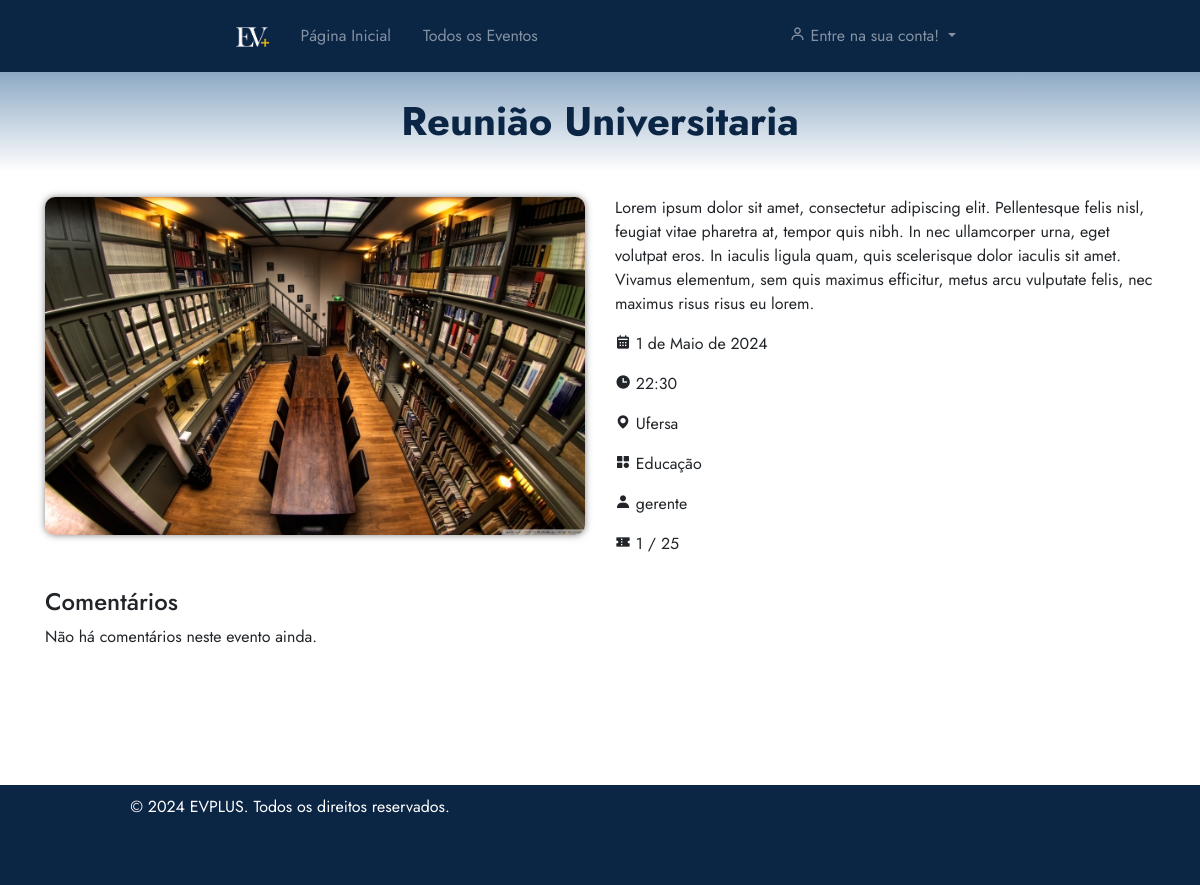
Page /eventos/detalhes/54/ on the earlier database version.
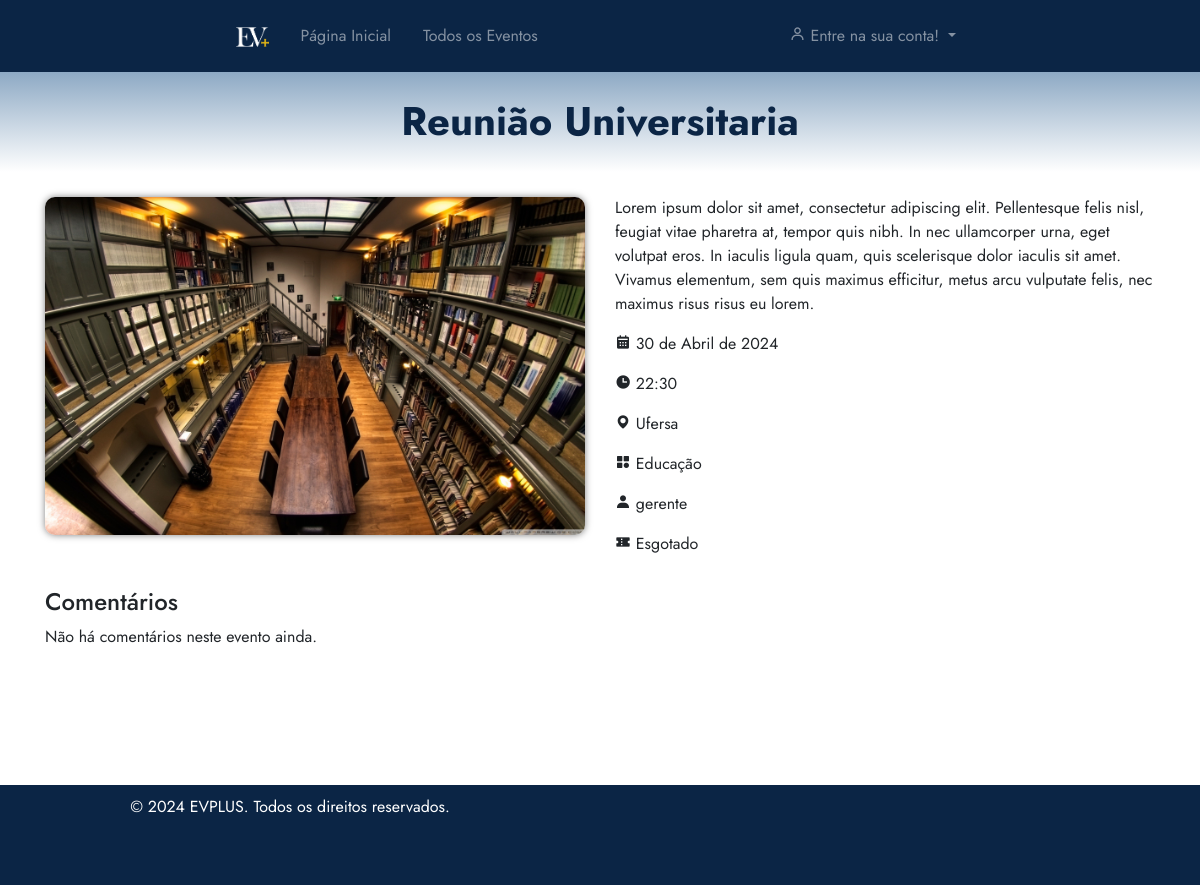
Same page on the later database version.
### eventos/models.py (models this page shows, shortened)
class Evento(models.Model):
    user = models.ForeignKey(User, on_delete=models.CASCADE)
    clients = models.ManyToManyField(User, through='Inscricao', related_name='eventos')
    name = models.CharField(max_length=100)
    description = models.TextField()
    local = models.CharField(max_length=100)
    date = models.DateField()
    time = models.TimeField()
    category = models.CharField(max_length=100)
    banner = models.ImageField(null=True, blank=True, upload_to='banners/')
    limite_inscricoes = models.PositiveIntegerField(null=True, blank=True, verbose_name="Limite de Inscrições")
    finalizado = models.BooleanField(default=False)
    certificados = models.ManyToManyField(User, through='Certificado', related_name='eventos_certificados')
    avaliacoes = models.ManyToManyField(User, through='Avaliacao', related_name='eventos_avaliados')

### eventos/views.py (the view)
# urls.py: path('detalhes/<int:id>/', views.detalhesEvento, name='detalhes_evento'),
def detalhesEvento(request, id):
    evento = get_object_or_404(Evento, id=id)
    comentarios = Avaliacao.objects.filter(evento=evento)
    media_notas = comentarios.aggregate(media=Avg('nota'))['media']
    if request.user.is_authenticated:
        avaliacao_usuario = Avaliacao.objects.filter(evento=evento, user=request.user).first()
    else:
        avaliacao_usuario = None
    permitir_avaliacao = True if not avaliacao_usuario else False
    return render(request, 'visualizarEvento.html', {'evento': evento, 'comentarios': comentarios, 'media_notas': media_notas})

### eventos/templates/visualizarEvento.html (shortened to what this page needs)
{% extends 'base.html' %}
{% load static %}
{% block 'head' %}
    <link rel="stylesheet" href="{% static 'eventos/css/visualizarEvento.css' %}">
{% endblock %}
{% block 'dashboard' %}
    <div class="container">
        <div class="row">
            <div class="col-md-6">
                {% if evento.banner %}
                    <img src="{{ evento.banner.url }}" alt="Banner do Evento" class="img-fluid">
                {% else %}
                    <img src="{% static 'images/placeholder10.jpg' %}" alt="Banner do Evento" class="img-fluid">
                {% endif %}
            </div>
            <div class="col-md-6">
                <div class="row mt-4">
                    <div class="col-md-12">
                        <p>{{ evento.description }}</p>
                        <p><i class='bx bxs-calendar'></i> {{ evento.date }}</p>
                        <p><i class='bx bxs-time'></i> {{ evento.time }}</p>
                        <p><i class='bx bxs-map'></i> {{ evento.local }}</p>
                        <p><i class='bx bxs-category'></i> {{ evento.category }}</p>
                        <p><i class='bx bxs-user'></i> {{ evento.user }}</p>
                        {% if evento.limite_inscricoes %}
                            {% if evento.limite_inscricoes == -1 %}
                                <p><i class='bx bxs-coupon'></i> Não possui limite de inscrições</p>
                            {% elif evento.clients.count >= evento.limite_inscricoes %}
                                <p><i class='bx bxs-coupon'></i> Esgotado</p>
                            {% else %}
                                <p><i class='bx bxs-coupon'></i> {{ evento.clients.count }} / {{ evento.limite_inscricoes }}</p>
                            {% endif %}
                        {% else %}
                            <p><i class='bx bxs-coupon'></i> Não possui limite de inscrições</p>
                        {% endif %}
                    </div>
                </div>
            </div>
        </div>
    </div>
    <div class="container">
        <div class="row" style="margin-bottom: 120px;">
            <div class="col-md-12">
                <h4>Comentários</h4>
                <ul>
                    {% for avaliacao in comentarios %}
                        <li id="comentario-{{ avaliacao.id }}">
                            <div id="visualizar-comentario-{{ avaliacao.id }}">
                                <p><i class='bx bxs-user'></i> {{ avaliacao.user.username }}:   <i class='bx bxs-star'></i> {{ avaliacao.nota }}</p>
                                <p><i class='bx bx-comment-detail'></i> {{ avaliacao.comentario }}</p>
                                {% if request.user == avaliacao.user %}
                                <form action="{% url 'eventos:deletar_avaliacao' avaliacao.id %}" method="post" style="display: inline;">
                                    {% csrf_token %}
                                    <button type="submit" class="btn btn-danger btn-sm" style="margin-bottom: 15px;">Deletar</button>
                                </form>
                            {% endif %}
                            </div>
                        </li>
                    {% empty %}
                        <p>Não há comentários neste evento ainda.</p>
                    {% endfor %}
                </ul>
            </div>
        </div>
    </div>
{% endblock %}

### templates/base.html (shortened to what this page needs)
{% load static %}
<!doctype html>
<html lang="pt-BR">
<head>
  <link rel="stylesheet" href="https://cdn.jsdelivr.net/npm/bootstrap@4.6.1/dist/css/bootstrap.min.css">
  <link rel="stylesheet" href="{% static 'general/css/base.css' %}">
  <link rel="stylesheet" href="{% static 'general/css/general.css' %}">
  <link href='https://unpkg.com/boxicons@2.0.7/css/boxicons.min.css' rel='stylesheet'>
  {% block 'head' %}{% endblock %}
</head>
<body>
  <nav class="navbar navbar-expand-lg navbar-dark p-3">
    <div class="container-fluid">
      <a class="navbar-brand" href="{% url 'home' %}" style="margin-left: 205px;">
        <img src="{% static 'images/LOGO.png' %}" alt="Logo" class="logo">
      </a>
      <div class="collapse navbar-collapse" id="navbarSupportedContent">
        <ul class="navbar-nav mr-auto">
          <li class="nav-item">
            <a class="nav-link mx-2" href="{% url 'home' %}">Página Inicial</a>
          </li>
          <li class="nav-item">
            <a class="nav-link mx-2" href="{% url 'eventos:todos_eventos' %}">Todos os Eventos</a>
          </li>
        </ul>
        <ul class="navbar-nav ml-auto" style="margin-right: 205px;">
          <li class="nav-item dropdown">
            <a class="nav-link dropdown-toggle" href="#" id="navbarDropdown" role="button" data-toggle="dropdown" aria-haspopup="true" aria-expanded="false">
              <i class='bx bx-user'></i>
              {% if user.is_authenticated %}
                {{ user.username }}
              {% else %}
                <span class="logged-out-indicator">Entre na sua conta!</span>
              {% endif %}
            </a>
          </li>
        </ul>
      </div>
    </div>
  </nav>
  <section class="home-section">
    <div class="page-topo" id="page-topo">
      <h1 class="main-title" id="page-topo-title"></h1>
    </div>
    {% block 'dashboard' %}
    {% endblock %}
  </section>
  <footer class="footer">
    <div class="container">
        <div class="row">
            <div class="col-md-6">
                <p style="margin-right: 50px;">&copy; 2024 EVPLUS. Todos os direitos reservados.</p>
            </div>
        </div>
    </div>
  </footer>
</body>
</html>

### templates/static/general/css/base.css (style rules this page uses)
* { margin: 0; padding: 0; box-sizing: border-box; font-family: "Jost" , sans-serif; }
.main-title { position: relative; color: var(--dark-color); font-size: 40px; top: 25px; font-weight: bold; text-align: center; z-index: 3; }
.page-topo { position: relative; margin-left: 0px; width: 100%; height: 100px; background-image: linear-gradient(to bottom, var(--main-color), white); z-index: 2; }
.logo { max-height: 20px; transition: max-height 0.5s ease; }
.footer { position: relative; bottom: 0; width: 100%; height: 100px; background-color: var(--dark-color); color: white; text-align: center; padding-top: 10px; margin-top: 20px; }
.navbar { --dark-color: #0b2545; background-color: var(--dark-color); }

### templates/static/general/css/general.css (style rules this page uses)
:root { --main-color: #8da9c4; --dark-color: #0b2545; --light-color: #eef4ed; --contrast-color: #467afd; --differential-color: #134074; }

### templates/static/eventos/css/visualizarEvento.css (style rules this page uses)
.img-fluid { margin-top: 25px; max-width: 100%; border-radius: 10px; box-shadow: 0 0 7px rgba(0, 0, 0, 0.5); }

Differences in the rows shown:
changed Evento "Ufersa": date "1 de Maio de 2024" → "30 de Abril de 2024"; clients.count "1" → (not shown); limite_inscricoes "25" → (not shown)
Other differences:
text now shown: "Esgotado"
